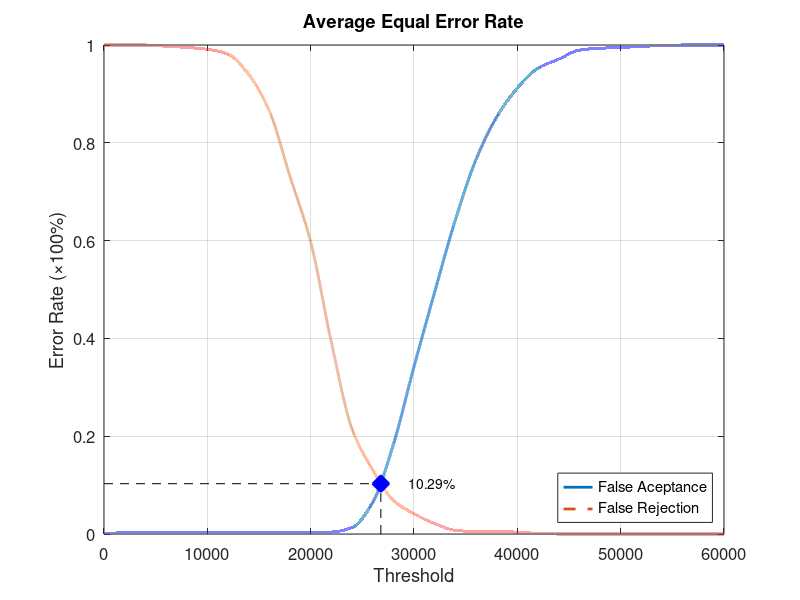
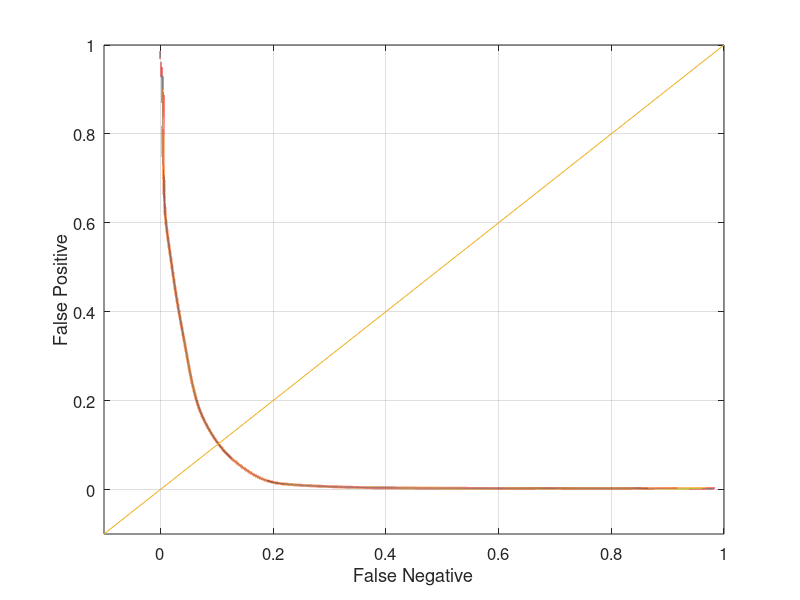

Here is the MATLAB script that generated these plots, in order:
function yEER = Experiment1Average
close all;
clear;
clc;
x = 0:2000:60000;
xq = 0:0.5:60000;

y0 = [0 0.00263158 0.00263158 0.00263158 0.00263158 0.00263158 0.00263158 0.00263158 0.00263158 0.00263158 0.00263158 0.00394737 0.0131579 0.0644737 0.182895 0.342105 0.494737 0.642105 0.76579 0.852632 0.911842 0.952632 0.971053 0.989474 0.993421 0.994737 0.997368 0.998684 1 1 1];
yy0 = interp1(x, y0, xq, 'pchip');
y1 = [1 1 1 0.9975 0.995 0.99125 0.98125 0.94 0.865 0.73125 0.5975 0.3925 0.215 0.13125 0.06875 0.04125 0.02125 0.0075 0.005 0.005 0.00375 0.00125 0 0 0 0 0 0 0 0 0];
yy1 = interp1(x, y1, xq, 'pchip');

% Calculating EER: 
y2 = abs(y0 - y1);
find(y2 == min(y2))
yy2 = abs(yy0 - yy1);
xEER = find(yy2 == min(yy2));
xEERIndex = xq(xEER) % X-axis EER
yEER = yy0(xEER) % Y-axis EER

main = figure
plot(xq, yy0,'-','LineWidth', 2);	hold on
plot(xq, yy1,'--','LineWidth', 2);	hold on
plot([xEERIndex xEERIndex], [0 yEER], 'k--');	hold on
plot([0 xEERIndex], [yEER yEER], 'k--');	hold on
plot(xEERIndex, yEER, 'bx', 'LineWidth', 10);	hold on
text(xEERIndex + 10 * xEERIndex / 100, yEER, [num2str(round((10000 * yEER)) / 100) '%'])
legend('False Aceptance', 'False Rejection', 'Location', 'SouthEast')
xlabel('Threshold')
ylabel('Error Rate (\times100%)')
title('Average Equal Error Rate')
set(gca, 'FontSize', 12)
axis([0 60000 0 1])
grid on

print(main, 'Experiment1AverageMain', '-dpng');
FNRxFPR = figure('Color', [1 1 1]);
plot(yy1, yy0, '-', yy1, yy0, 'LineWidth', 2);
hold on
y = -0.1:0.1:1
plot(y, y); 
set(gca, 'FontSize', 12)
xlabel('False Negative')
ylabel('False Positive')
axis([-0.1 1 -0.1 1])
set(gca, 'FontSize', 12)
grid on

print(FNRxFPR, 'Experiment1AverageFNRxFPR','-dpng');
end
